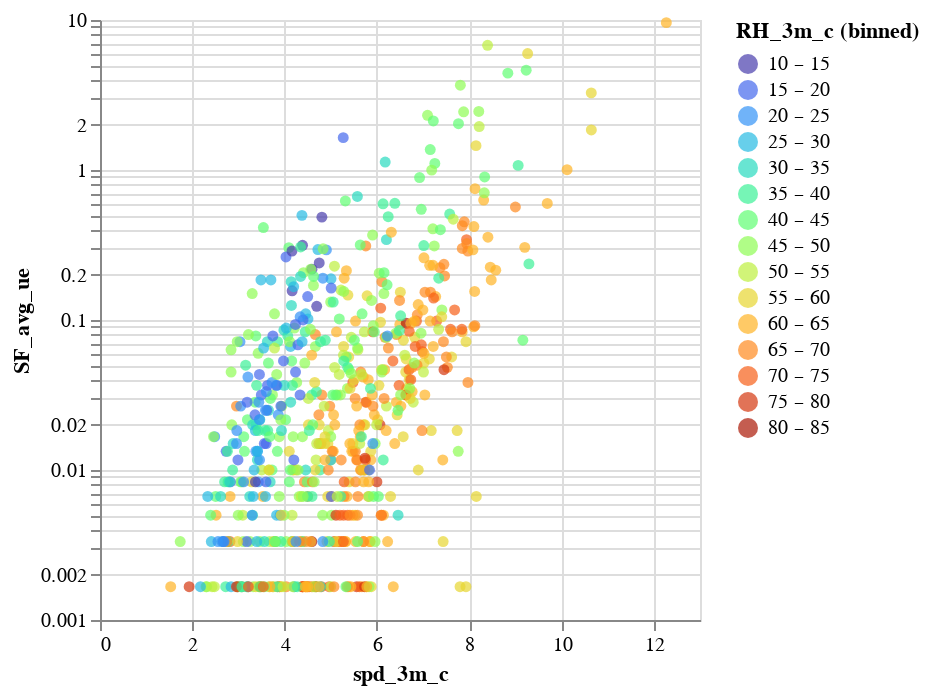

Here is the notebook cell this chart was saved with:
### Markdown cell above
## Incorporating relative humidity

Let's try a similar plot to the above, but bin by relative humidity.

### Code cell
alt.Chart(
    bs_df.loc['20221130': '20230509'].query("SF_avg_ue > 0").query("hours_since_precip > 0")
).mark_circle().encode(
    alt.X('spd_3m_c'),
    alt.Y('SF_avg_ue').scale(type='log'),
    alt.Color('RH_3m_c:O').bin(step=5).scale(scheme='turbo'),
    # alt.Size('RH_3m_c:O').bin(step=5)
).properties(width=300, height=300)

### Figure 1 — Vega-Lite specification as saved in the notebook (floating-point values rounded to 4 significant figures; data arrays with more than 128 entries replaced by an {"elided": "..."} marker saying what was removed)
{"config": {"view": {"continuousWidth": 300, "continuousHeight": 300}}, "data": {"name": "data-bd988cb5a13d2463cd0f315b81ea97bb"}, "mark": {"type": "circle"}, "encoding": {"color": {"bin": {"step": 5}, "field": "RH_3m_c", "scale": {"scheme": "turbo"}, "type": "ordinal"}, "x": {"field": "spd_3m_c", "type": "quantitative"}, "y": {"field": "SF_avg_ue", "scale": {"type": "log"}, "type": "quantitative"}}, "height": 300, "width": 300, "$schema": "https://vega.github.io/schema/vega-lite/v5.20.1.json", "datasets": {"data-bd988cb5a13d2463cd0f315b81ea97bb": {"elided": "646 records"}}}
